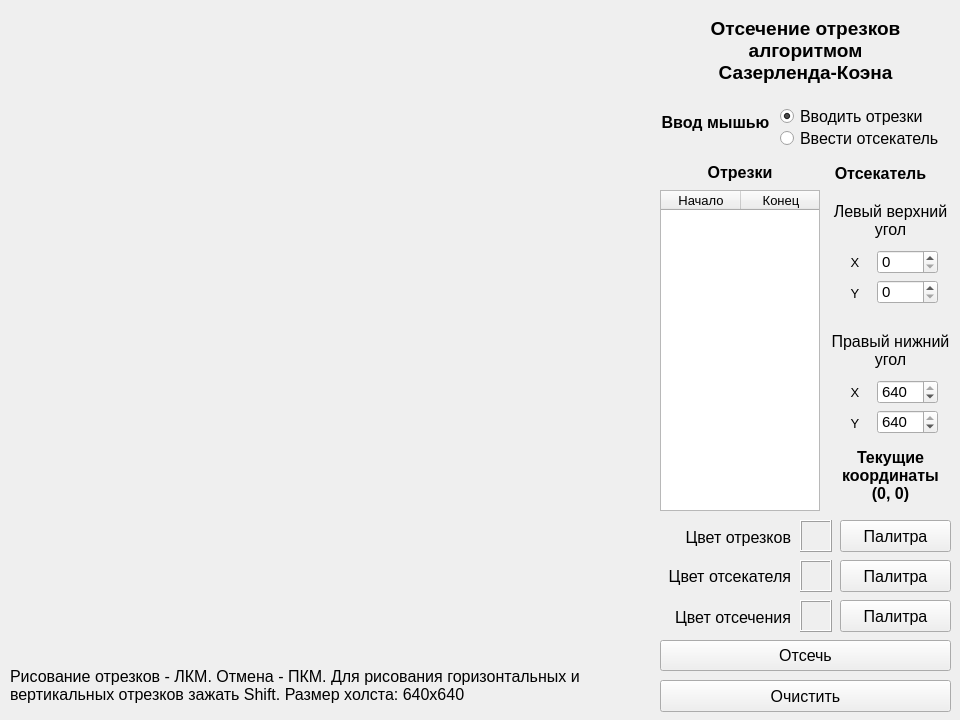
<?xml version="1.0" encoding="UTF-8"?>
<ui version="4.0">
 <class>Window</class>
 <widget class="QMainWindow" name="Window">
  <property name="geometry">
   <rect>
    <x>0</x>
    <y>0</y>
    <width>960</width>
    <height>720</height>
   </rect>
  </property>
  <property name="sizePolicy">
   <sizepolicy hsizetype="Fixed" vsizetype="Fixed">
    <horstretch>0</horstretch>
    <verstretch>0</verstretch>
   </sizepolicy>
  </property>
  <property name="windowTitle">
   <string>Лабораторная работа №7</string>
  </property>
  <widget class="QWidget" name="centralWidget">
   <widget class="QLabel" name="label">
    <property name="geometry">
     <rect>
      <x>660</x>
      <y>10</y>
      <width>291</width>
      <height>81</height>
     </rect>
    </property>
    <property name="font">
     <font>
      <pointsize>14</pointsize>
      <weight>75</weight>
      <bold>true</bold>
     </font>
    </property>
    <property name="text">
     <string>Отсечение отрезков
алгоритмом
Сазерленда-Коэна</string>
    </property>
    <property name="alignment">
     <set>Qt::AlignCenter</set>
    </property>
   </widget>
   <widget class="QLabel" name="labelSeg">
    <property name="geometry">
     <rect>
      <x>660</x>
      <y>525</y>
      <width>131</width>
      <height>24</height>
     </rect>
    </property>
    <property name="font">
     <font>
      <pointsize>12</pointsize>
     </font>
    </property>
    <property name="text">
     <string>Цвет отрезков</string>
    </property>
    <property name="alignment">
     <set>Qt::AlignRight|Qt::AlignTrailing|Qt::AlignVCenter</set>
    </property>
   </widget>
   <widget class="QLabel" name="labelFill">
    <property name="geometry">
     <rect>
      <x>660</x>
      <y>564</y>
      <width>131</width>
      <height>24</height>
     </rect>
    </property>
    <property name="font">
     <font>
      <pointsize>12</pointsize>
     </font>
    </property>
    <property name="text">
     <string>Цвет отсекателя</string>
    </property>
    <property name="alignment">
     <set>Qt::AlignRight|Qt::AlignTrailing|Qt::AlignVCenter</set>
    </property>
   </widget>
   <widget class="QLabel" name="labelBg">
    <property name="geometry">
     <rect>
      <x>660</x>
      <y>605</y>
      <width>131</width>
      <height>24</height>
     </rect>
    </property>
    <property name="font">
     <font>
      <pointsize>12</pointsize>
     </font>
    </property>
    <property name="text">
     <string>Цвет отсечения</string>
    </property>
    <property name="alignment">
     <set>Qt::AlignRight|Qt::AlignTrailing|Qt::AlignVCenter</set>
    </property>
   </widget>
   <widget class="QLabel" name="colorLine">
    <property name="geometry">
     <rect>
      <x>800</x>
      <y>520</y>
      <width>32</width>
      <height>32</height>
     </rect>
    </property>
    <property name="frameShape">
     <enum>QFrame::Box</enum>
    </property>
    <property name="frameShadow">
     <enum>QFrame::Raised</enum>
    </property>
    <property name="text">
     <string/>
    </property>
   </widget>
   <widget class="QLabel" name="colorClipper">
    <property name="geometry">
     <rect>
      <x>800</x>
      <y>560</y>
      <width>32</width>
      <height>32</height>
     </rect>
    </property>
    <property name="frameShape">
     <enum>QFrame::Box</enum>
    </property>
    <property name="frameShadow">
     <enum>QFrame::Raised</enum>
    </property>
    <property name="text">
     <string/>
    </property>
   </widget>
   <widget class="QLabel" name="colorClipped">
    <property name="geometry">
     <rect>
      <x>800</x>
      <y>600</y>
      <width>32</width>
      <height>32</height>
     </rect>
    </property>
    <property name="frameShape">
     <enum>QFrame::Box</enum>
    </property>
    <property name="frameShadow">
     <enum>QFrame::Raised</enum>
    </property>
    <property name="text">
     <string/>
    </property>
   </widget>
   <widget class="QPushButton" name="palLineBtn">
    <property name="geometry">
     <rect>
      <x>840</x>
      <y>520</y>
      <width>111</width>
      <height>32</height>
     </rect>
    </property>
    <property name="font">
     <font>
      <pointsize>12</pointsize>
     </font>
    </property>
    <property name="text">
     <string>Палитра</string>
    </property>
   </widget>
   <widget class="QPushButton" name="palClipperBtn">
    <property name="geometry">
     <rect>
      <x>840</x>
      <y>560</y>
      <width>111</width>
      <height>32</height>
     </rect>
    </property>
    <property name="font">
     <font>
      <pointsize>12</pointsize>
     </font>
    </property>
    <property name="text">
     <string>Палитра</string>
    </property>
   </widget>
   <widget class="QPushButton" name="palClippedBtn">
    <property name="geometry">
     <rect>
      <x>840</x>
      <y>600</y>
      <width>111</width>
      <height>32</height>
     </rect>
    </property>
    <property name="font">
     <font>
      <pointsize>12</pointsize>
     </font>
    </property>
    <property name="text">
     <string>Палитра</string>
    </property>
   </widget>
   <widget class="QPushButton" name="clipButton">
    <property name="geometry">
     <rect>
      <x>660</x>
      <y>640</y>
      <width>291</width>
      <height>31</height>
     </rect>
    </property>
    <property name="font">
     <font>
      <pointsize>12</pointsize>
     </font>
    </property>
    <property name="text">
     <string>Отсечь</string>
    </property>
   </widget>
   <widget class="QLabel" name="hint">
    <property name="geometry">
     <rect>
      <x>10</x>
      <y>660</y>
      <width>631</width>
      <height>51</height>
     </rect>
    </property>
    <property name="font">
     <font>
      <pointsize>12</pointsize>
     </font>
    </property>
    <property name="text">
     <string>Рисование отрезков - ЛКМ. Отмена - ПКМ. Для рисования горизонтальных и
вертикальных отрезков зажать Shift. Размер холста: 640x640</string>
    </property>
    <property name="alignment">
     <set>Qt::AlignLeading|Qt::AlignLeft|Qt::AlignVCenter</set>
    </property>
   </widget>
   <widget class="QTableWidget" name="pointTable">
    <property name="geometry">
     <rect>
      <x>660</x>
      <y>190</y>
      <width>160</width>
      <height>321</height>
     </rect>
    </property>
    <property name="font">
     <font>
      <pointsize>10</pointsize>
     </font>
    </property>
    <property name="layoutDirection">
     <enum>Qt::LeftToRight</enum>
    </property>
    <property name="horizontalScrollBarPolicy">
     <enum>Qt::ScrollBarAlwaysOff</enum>
    </property>
    <property name="selectionMode">
     <enum>QAbstractItemView::NoSelection</enum>
    </property>
    <attribute name="horizontalHeaderDefaultSectionSize">
     <number>80</number>
    </attribute>
    <attribute name="horizontalHeaderMinimumSectionSize">
     <number>80</number>
    </attribute>
    <attribute name="verticalHeaderVisible">
     <bool>false</bool>
    </attribute>
    <attribute name="verticalHeaderDefaultSectionSize">
     <number>28</number>
    </attribute>
    <attribute name="verticalHeaderMinimumSectionSize">
     <number>24</number>
    </attribute>
    <column>
     <property name="text">
      <string>Начало</string>
     </property>
     <property name="textAlignment">
      <set>AlignCenter</set>
     </property>
    </column>
    <column>
     <property name="text">
      <string>Конец</string>
     </property>
     <property name="textAlignment">
      <set>AlignCenter</set>
     </property>
    </column>
   </widget>
   <widget class="QPushButton" name="clearButton">
    <property name="geometry">
     <rect>
      <x>660</x>
      <y>680</y>
      <width>291</width>
      <height>32</height>
     </rect>
    </property>
    <property name="font">
     <font>
      <pointsize>12</pointsize>
     </font>
    </property>
    <property name="text">
     <string>Очистить</string>
    </property>
   </widget>
   <widget class="QLabel" name="label_6">
    <property name="geometry">
     <rect>
      <x>820</x>
      <y>163</y>
      <width>121</width>
      <height>21</height>
     </rect>
    </property>
    <property name="font">
     <font>
      <pointsize>12</pointsize>
      <weight>75</weight>
      <bold>true</bold>
     </font>
    </property>
    <property name="text">
     <string>Отсекатель</string>
    </property>
    <property name="alignment">
     <set>Qt::AlignCenter</set>
    </property>
   </widget>
   <widget class="QLabel" name="coord">
    <property name="geometry">
     <rect>
      <x>830</x>
      <y>440</y>
      <width>121</width>
      <height>71</height>
     </rect>
    </property>
    <property name="font">
     <font>
      <pointsize>12</pointsize>
      <weight>75</weight>
      <bold>true</bold>
     </font>
    </property>
    <property name="text">
     <string>Текущие
координаты
(0, 0)</string>
    </property>
    <property name="alignment">
     <set>Qt::AlignCenter</set>
    </property>
   </widget>
   <widget class="Canvas" name="canvas" native="true">
    <property name="geometry">
     <rect>
      <x>10</x>
      <y>10</y>
      <width>640</width>
      <height>640</height>
     </rect>
    </property>
    <property name="styleSheet">
     <string notr="true"/>
    </property>
   </widget>
   <widget class="QLabel" name="labelSegs">
    <property name="geometry">
     <rect>
      <x>660</x>
      <y>160</y>
      <width>160</width>
      <height>24</height>
     </rect>
    </property>
    <property name="font">
     <font>
      <pointsize>12</pointsize>
      <weight>75</weight>
      <bold>true</bold>
     </font>
    </property>
    <property name="text">
     <string>Отрезки</string>
    </property>
    <property name="alignment">
     <set>Qt::AlignCenter</set>
    </property>
   </widget>
   <widget class="QRadioButton" name="toLineRadio">
    <property name="geometry">
     <rect>
      <x>780</x>
      <y>108</y>
      <width>161</width>
      <height>17</height>
     </rect>
    </property>
    <property name="font">
     <font>
      <pointsize>12</pointsize>
     </font>
    </property>
    <property name="text">
     <string>Вводить отрезки</string>
    </property>
    <property name="checked">
     <bool>true</bool>
    </property>
   </widget>
   <widget class="QRadioButton" name="toClipperRadio">
    <property name="geometry">
     <rect>
      <x>780</x>
      <y>130</y>
      <width>161</width>
      <height>17</height>
     </rect>
    </property>
    <property name="font">
     <font>
      <pointsize>12</pointsize>
     </font>
    </property>
    <property name="text">
     <string>Ввести отсекатель</string>
    </property>
   </widget>
   <widget class="QLabel" name="label_7">
    <property name="geometry">
     <rect>
      <x>847</x>
      <y>415</y>
      <width>16</width>
      <height>16</height>
     </rect>
    </property>
    <property name="font">
     <font>
      <pointsize>10</pointsize>
     </font>
    </property>
    <property name="text">
     <string>Y</string>
    </property>
    <property name="alignment">
     <set>Qt::AlignCenter</set>
    </property>
   </widget>
   <widget class="QSpinBox" name="rbxEdit">
    <property name="geometry">
     <rect>
      <x>877</x>
      <y>380</y>
      <width>61</width>
      <height>24</height>
     </rect>
    </property>
    <property name="font">
     <font>
      <pointsize>11</pointsize>
     </font>
    </property>
    <property name="maximum">
     <number>640</number>
    </property>
    <property name="value">
     <number>640</number>
    </property>
   </widget>
   <widget class="QSpinBox" name="rbyEdit">
    <property name="geometry">
     <rect>
      <x>877</x>
      <y>410</y>
      <width>61</width>
      <height>24</height>
     </rect>
    </property>
    <property name="font">
     <font>
      <pointsize>11</pointsize>
     </font>
    </property>
    <property name="maximum">
     <number>640</number>
    </property>
    <property name="value">
     <number>640</number>
    </property>
   </widget>
   <widget class="QLabel" name="label_8">
    <property name="geometry">
     <rect>
      <x>847</x>
      <y>384</y>
      <width>16</width>
      <height>16</height>
     </rect>
    </property>
    <property name="font">
     <font>
      <pointsize>10</pointsize>
     </font>
    </property>
    <property name="text">
     <string>X</string>
    </property>
    <property name="alignment">
     <set>Qt::AlignCenter</set>
    </property>
   </widget>
   <widget class="QLabel" name="label_10">
    <property name="geometry">
     <rect>
      <x>830</x>
      <y>330</y>
      <width>121</width>
      <height>41</height>
     </rect>
    </property>
    <property name="font">
     <font>
      <pointsize>12</pointsize>
     </font>
    </property>
    <property name="text">
     <string>Правый нижний
угол</string>
    </property>
    <property name="alignment">
     <set>Qt::AlignCenter</set>
    </property>
   </widget>
   <widget class="QLabel" name="label_11">
    <property name="geometry">
     <rect>
      <x>660</x>
      <y>112</y>
      <width>111</width>
      <height>21</height>
     </rect>
    </property>
    <property name="font">
     <font>
      <pointsize>12</pointsize>
      <weight>75</weight>
      <bold>true</bold>
     </font>
    </property>
    <property name="text">
     <string>Ввод мышью</string>
    </property>
    <property name="alignment">
     <set>Qt::AlignCenter</set>
    </property>
   </widget>
   <widget class="QSpinBox" name="ltyEdit">
    <property name="geometry">
     <rect>
      <x>877</x>
      <y>280</y>
      <width>61</width>
      <height>24</height>
     </rect>
    </property>
    <property name="font">
     <font>
      <pointsize>11</pointsize>
     </font>
    </property>
    <property name="maximum">
     <number>639</number>
    </property>
   </widget>
   <widget class="QSpinBox" name="ltxEdit">
    <property name="geometry">
     <rect>
      <x>877</x>
      <y>250</y>
      <width>61</width>
      <height>24</height>
     </rect>
    </property>
    <property name="font">
     <font>
      <pointsize>11</pointsize>
     </font>
    </property>
    <property name="maximum">
     <number>639</number>
    </property>
   </widget>
   <widget class="QLabel" name="label_9">
    <property name="geometry">
     <rect>
      <x>847</x>
      <y>285</y>
      <width>16</width>
      <height>16</height>
     </rect>
    </property>
    <property name="font">
     <font>
      <pointsize>10</pointsize>
     </font>
    </property>
    <property name="text">
     <string>Y</string>
    </property>
    <property name="alignment">
     <set>Qt::AlignCenter</set>
    </property>
   </widget>
   <widget class="QLabel" name="label_12">
    <property name="geometry">
     <rect>
      <x>847</x>
      <y>254</y>
      <width>16</width>
      <height>16</height>
     </rect>
    </property>
    <property name="font">
     <font>
      <pointsize>10</pointsize>
     </font>
    </property>
    <property name="text">
     <string>X</string>
    </property>
    <property name="alignment">
     <set>Qt::AlignCenter</set>
    </property>
   </widget>
   <widget class="QLabel" name="label_13">
    <property name="geometry">
     <rect>
      <x>830</x>
      <y>200</y>
      <width>121</width>
      <height>41</height>
     </rect>
    </property>
    <property name="font">
     <font>
      <pointsize>12</pointsize>
     </font>
    </property>
    <property name="text">
     <string>Левый верхний
угол</string>
    </property>
    <property name="alignment">
     <set>Qt::AlignCenter</set>
    </property>
   </widget>
  </widget>
 </widget>
 <layoutdefault spacing="6" margin="11"/>
 <customwidgets>
  <customwidget>
   <class>Canvas</class>
   <extends>QWidget</extends>
   <header location="global">canvas.h</header>
   <container>1</container>
  </customwidget>
 </customwidgets>
 <resources/>
 <connections/>
</ui>
